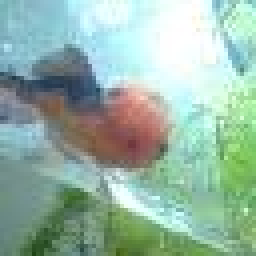
#> input picture Fishes_TRAIN/n01443537_105.JPEG, 64 x 64 px, given as the content of the folder Patches, which was not available (shown 4 times larger)
$ python TreePerceptron.py
#> lines starting #> are read from the running program, lines starting #| are printed output that depends on the picture; pictures that were not available may be replaced by others from this repository, and a replacement may not be noted
from operator import add
import numpy as np, numpy.random
import pickle
import random
import math
import os
import cv2

class Tree(object):
    def __init__(self):
        self.left 		= None
        self.right 		= None
        self.weights 	= None

# [21 lines left out: functions createDir, createPatches, not called in this run]


def initialiseTree(rweights, lweights, probab):

	root = Tree()
	root.weights = probab
	root.left = Tree()
	root.left.weights = lweights
	root.right = Tree()
	root.right.weights = rweights
	return root

def trainTree(root, trainDirectory, channel, trainingRate):

#> called with trainDirectory = 'Patches', channel = 0, trainingRate = 0.0001
	flag 	= 0
	left	= 0
	counter = 1
	images 	= os.listdir(trainDirectory)
	for image in images:


		if(counter%1000 == 0):
			print("Trained for " + str(counter) + " patches out of " + str(len(images)))

		img 		= cv2.imread(trainDirectory + "/" + image)
#> img is the input picture: shape (64, 64, 3); mean B, G, R 166.5, 181.4, 150.8
		bgimg 		= cv2.imread(trainDirectory + "/" + image, 0)
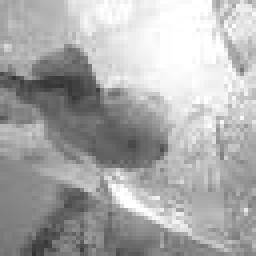
#> bgimg: shape (64, 64) (shown 4 times larger); min 50, max 255, mean 170.8
		channels	= cv2.split(img)
		features 	= getFeatureImage(bgimg)
#> features = 4096 values, max 255 at index 48, min 50 at index 1359, mean 170.8
		results		= getFeatureImage(channels[channel])
#> results = 4096 values, max 255 at index 18, min 20 at index 4040, mean 166.5

#> (the run stopped early here; a loop or call above may not have finished)

$ run again, on Fishes_TRAIN/n01443537_130.JPEG
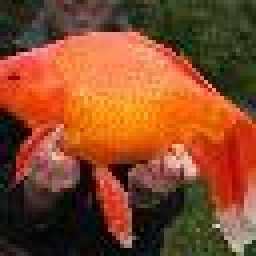
#> input picture Fishes_TRAIN/n01443537_130.JPEG, 64 x 64 px, given as the content of the folder Patches, which was not available (shown 4 times larger)
#> in trainTree, img is the input picture: shape (64, 64, 3); mean B, G, R 41.3, 73.9, 133.6
#> in trainTree, `bgimg 		= cv2.imread(trainDirectory + "/" + image, 0)`:
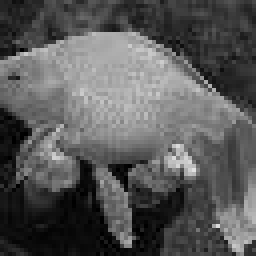
#> bgimg: shape (64, 64) (shown 4 times larger); min 0, max 226, mean 88
#> features = 4096 values, max 226 at index 2736, min 0 at index 773, mean 88.04
#> results = 4096 values, max 195 at index 3638, min 0 at index 3, mean 41.28

$ run again, on Fishes_TRAIN/n01443537_132.JPEG
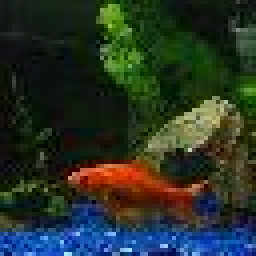
#> input picture Fishes_TRAIN/n01443537_132.JPEG, 64 x 64 px, given as the content of the folder Patches, which was not available (shown 4 times larger)
#> in trainTree, img is the input picture: shape (64, 64, 3); mean B, G, R 38.9, 50.2, 39.3
#> in trainTree, `bgimg 		= cv2.imread(trainDirectory + "/" + image, 0)`:
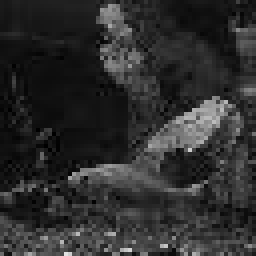
#> bgimg: shape (64, 64) (shown 4 times larger); min 0, max 225, mean 45.5
#> features = 4096 values, max 225 at index 4048, min 0 at index 1730, mean 45.5
#> results = 4096 values, max 255 at index 3731, min 0 at index 25, mean 38.91

$ run again, on Fishes_TRAIN/n01443537_136.JPEG
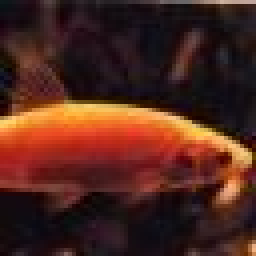
#> input picture Fishes_TRAIN/n01443537_136.JPEG, 64 x 64 px, given as the content of the folder Patches, which was not available (shown 4 times larger)
#> in trainTree, img is the input picture: shape (64, 64, 3); mean B, G, R 29.6, 38.8, 78.9
#> in trainTree, `bgimg 		= cv2.imread(trainDirectory + "/" + image, 0)`:
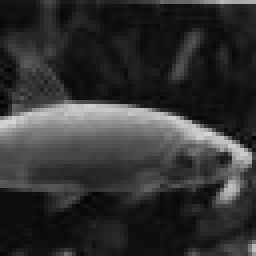
#> bgimg: shape (64, 64) (shown 4 times larger); min 2, max 214, mean 49.7
#> features = 4096 values, max 214 at index 2164, min 2 at index 1090, mean 49.71
#> results = 4096 values, max 158 at index 55, min 0 at index 962, mean 29.63
